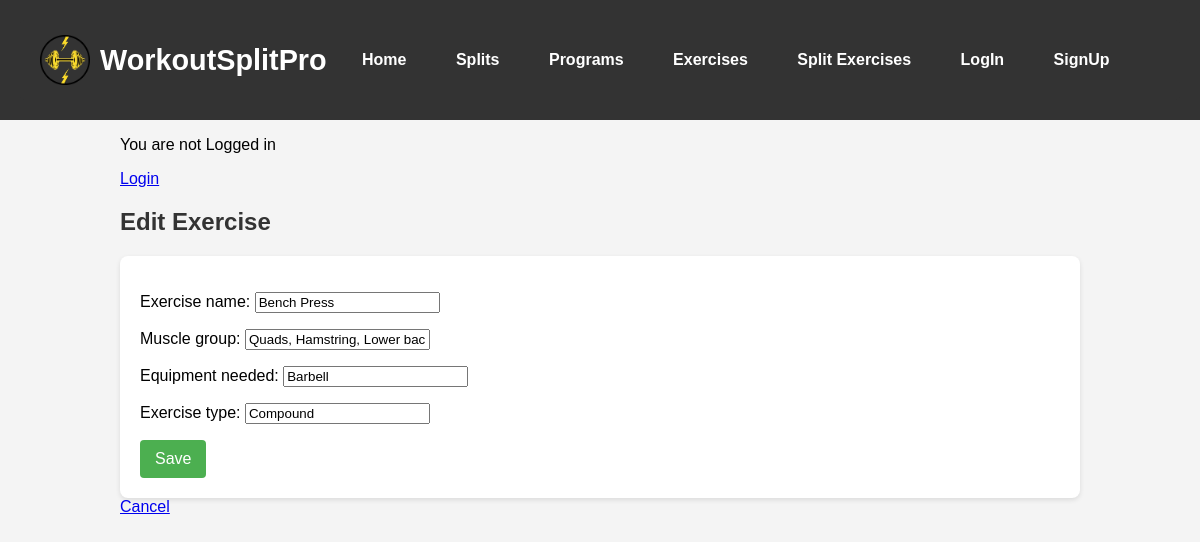
Screenshot of /exercises/1/edit/ with the database file from the repository.
### app/models.py (models this page shows, shortened)
class Exercise(models.Model):
    exercise_name = models.CharField(max_length=100)
    muscle_group = models.CharField(max_length=50)
    equipment_needed = models.CharField(max_length=50)
    exercise_type = models.CharField(max_length=50)

### app/views.py (the view)
# urls.py: path('exercises/<int:pk>/edit/', exercise_update, name='exercise_update'),
def exercise_update(request, pk):
    exercise = get_object_or_404(Exercise, pk=pk)
    if request.method == "POST":
        form = ExerciseForm(request.POST, instance=exercise)
        if form.is_valid():
            form.save()
            return redirect('exercise_list')
    else:
        form = ExerciseForm(instance=exercise)
    return render(request, 'app/exercise_form.html', {'form': form})

### app/forms.py
class ExerciseForm(forms.ModelForm):
    class Meta:
        model = Exercise
        fields = ['exercise_name', 'muscle_group', 'equipment_needed', 'exercise_type']

### app/templates/app/exercise_form.html (shortened to what this page needs)
{% extends 'app/base.html'%}
{% load static %}
{% block content %}
<h2>{% if form.instance.pk %}Edit{% else %}Add{% endif %} Exercise</h2>
<form method="post">
    {{ form.as_p }}
    <button type="submit">Save</button>
</form>
<a href="{% url 'exercise_list' %}">Cancel</a>
{% endblock %}

### static/css/navbar.css (style rules this page uses)
body { margin: 0; padding: 0; padding-top: 80px; }

### static/css/form.css (style rules this page uses)
body { font-family: Arial, sans-serif; background-color: #f4f4f4; margin: 0; padding: 0; }
h2 { color: #333; font-size: 24px; }
form { background-color: #fff; padding: 20px; border-radius: 8px; box-shadow: 0 2px 5px rgba(0, 0, 0, 0.1); }
form button { background-color: #4CAF50; color: white; padding: 10px 15px; border: none; border-radius: 4px; cursor: pointer; font-size: 16px; }

### static/css/login.css (style rules this page uses)
body { font-family: Arial, sans-serif; background-color: #f4f4f4; margin: 0; padding: 0; }
h2 { color: #333; font-size: 24px; }
form { background-color: #fff; padding: 20px; border-radius: 8px; box-shadow: 0 2px 5px rgba(0, 0, 0, 0.1); }
form button { background-color: #4CAF50; color: white; padding: 10px 15px; border: none; border-radius: 4px; cursor: pointer; font-size: 16px; }

### rows the page displays
Exercise: exercise_name "Bench Press", muscle_group "Quads, Hamstring, Lower back", equipment_needed "Barbell", exercise_type "Compound"
